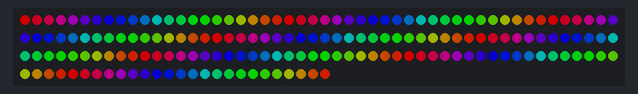
Bench run of a sketch on a simulated ATtiny85, built with avr-gcc and run on an emulated ATtiny85. Shown: 176 RGB LEDs in strip order, left to right, continuing on the next row. Dim RGB values are drawn brighter than linear.

Above: at 0.2 s.
At 3.03 s:
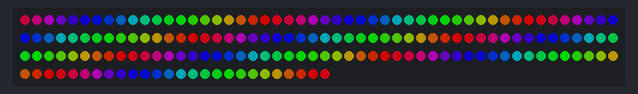
At 10.05 s:
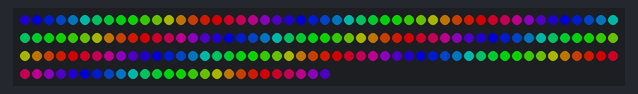
At 20.0 s:
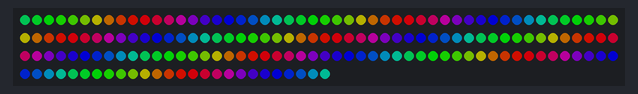
At 29.94 s:
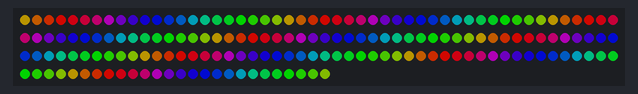
At 39.89 s:
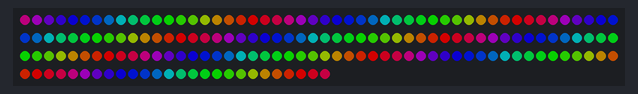

The sketch:

tube-teensylc.ino
```cpp
#include "LPD8806.h"
#include "SPI.h" // Comment out this line if using Trinket or Gemma
#ifdef __AVR__
  #include <avr/power.h>
#endif

#include <stdint.h>

typedef uint8_t byte;

// Example to control LPD8806-based RGB LED Modules in a strip

/*****************************************************************************/

// Number of RGB LEDs in strand:
#define nLEDS 22
#define nSTRIPS 8
#define kSwapBlueGreen true
#define kStripScale 0.5


// Chose 2 pins for output; can be any valid output pins:
int dataPin  = 11;
int clockPin = 13;


class ColorTuple {
public:
  ColorTuple(byte red, byte green, byte blue):
    red_(red), green_(green), blue_(blue) {
  };
  ColorTuple(): ColorTuple(0, 0, 0) {};

  byte red_;
  byte green_;
  byte blue_;
};

class Color {
public:
  Color():
    red_(0), green_(0), blue_(0) {
  };

  Color(ColorTuple tuple):
    Color(tuple.red_, tuple.green_, tuple.blue_) {};

  Color(byte red, byte green, byte blue):
    red_(red),
    green_(green),
    blue_(blue) {  };

  byte GetRed() {
    return red_;
  };
  byte GetGreen() {
    return green_;
  };
  byte GetBlue() {
    return blue_;
  };

private:

  byte red_;
  byte green_;
  byte blue_;
};


class Strip {
public:
  Strip(byte size):
    size_(size) {};

  byte numPixels() {
    return size_;
  };

  void setPixelColor(const byte& pixel, const class Color& color) {
    pixels_[pixel] = color;
  };

  virtual void begin() = 0;
  virtual void show() = 0;

protected:
  byte size_;
  class Color pixels_[nLEDS];

};

class ArduinoStrip: public Strip {
public:
  ArduinoStrip(byte size):
    Strip(size) {
    strip_ = LPD8806(nLEDS * nSTRIPS, dataPin, clockPin);

  };

  virtual void begin() {
    strip_.begin();
  };

  virtual void show() {
    for (unsigned int i = 0; i < size_; i++) {
      SetPixelColor(i);
    }
    strip_.show();
  };

private:
  void SetPixelColor(short pixel) {
    for (int i = 0; i < nSTRIPS; i++) {
      byte red = pixels_[pixel].GetRed() * kStripScale;
      byte blue = pixels_[pixel].GetBlue() * kStripScale;
      byte green = pixels_[pixel].GetGreen() * kStripScale;

      if (kSwapBlueGreen) {
        strip_.setPixelColor(pixel + (nLEDS * i),
                             strip_.Color(red, blue, green));
      } else {
        strip_.setPixelColor(pixel + (nLEDS * i),
                             strip_.Color(red, green, blue));
      }
    }
  };

  // First parameter is the number of LEDs in the strand.  The LED strips
  // are 32 LEDs per meter but you can extend or cut the strip.  Next two
  // parameters are SPI data and clock pins:
  LPD8806 strip_;

};

Strip *mystrip = NULL;

// Variables will change:
unsigned long previousMillis = 0;        // will store last time LED was updated

// the follow variables is a long because the time, measured in miliseconds,
// will quickly become a bigger number than can be stored in an int.
long interval = 1000;           // interval at which to blink (milliseconds)

long min_interval = 50;
long max_interval = 1000;
bool interval_decreasing = true;
long interval_factor = 2;

// State for the strip:
unsigned long strip_interval = 3; // Time between LED activations.
unsigned long strip_last_change_millis = 0;
uint32_t pixel = 0; // Pixel to act on.

Color color(0, 0, 0); // Active color.
uint32_t target_color = 0;

byte last_r, last_g, last_b = 0;
byte current_r, current_g, current_b = 0;
byte target_r, target_g, target_b = 0;
byte step_r, step_g, step_b = 0;

Strip* CreateStrip(byte num_leds) {
  return new ArduinoStrip(num_leds);
}

void setup() {
#if defined(__AVR_ATtiny85__) && (F_CPU == 16000000L)
  clock_prescale_set(clock_div_1); // Enable 16 MHz on Trinket
#endif

  mystrip = CreateStrip(nLEDS);

  // Start up the LED strip
  mystrip->begin();

  // Update the strip, to start they are all 'off'
  mystrip->show();

  pixel = 0;
}

#ifndef ARDUINO
long millis() {
  static long now = 0;
  long ret = now;
  now += strip_interval;
  return ret;
}
#endif

uint32_t iterations = 0;

//Input a value 0 to 384 to get a color value.
//The colours are a transition r - g -b - back to r

Color Wheel(uint16_t WheelPos)
{
  byte r, g, b;
  switch(WheelPos / 128)
  {
    case 0:
      r = 127 - WheelPos % 128;   //Red down
      g = WheelPos % 128;      // Green up
      b = 0;                  //blue off
      break;
    case 1:
      g = 127 - WheelPos % 128;  //green down
      b = WheelPos % 128;      //blue up
      r = 0;                  //red off
      break;
    case 2:
      b = 127 - WheelPos % 128;  //blue down
      r = WheelPos % 128;      //red up
      g = 0;                  //green off
      break;
  }
  return(Color(ColorTuple(r,g,b)));
}

// Slightly different, this one makes the rainbow wheel equally distributed
// along the chain
void rainbowCycle() {
  uint16_t i, j;
  for (j=0; j < 384; j++) {     // 5 cycles of all 384 colors in the wheel

    for (i=0; i < mystrip->numPixels(); i++) {
      // tricky math! we use each pixel as a fraction of the full 384-color wheel
      // (thats the i / strip.numPixels() part)
      // Then add in j which makes the colors go around per pixel
      // the % 384 is to make the wheel cycle around
      mystrip->setPixelColor(i, Wheel( ((i * 384 / mystrip->numPixels()) + j) % 384) );
    }
    mystrip->show();   // write all the pixels out

    delay(1);
  }
}

Color RedYellowWheel(uint16_t WheelPos) {
  byte r, g, b;
  switch(WheelPos / 64)
  {
    case 0:
      r = 127 - WheelPos % 64;   //Red down
      g = (WheelPos % 64) / 3;      // Green up
      b = 0;                  //blue off
      break;
    case 1:
      g = (64 - WheelPos % 64) / 3;  //green down
      r = 64 + WheelPos % 64;      //red up
      b = 0;                  //blue off
      break;
  }
  return(Color(ColorTuple(r,g,b)));
}

void redYellowCycle() {
  uint16_t i, j;

  for (j=0; j < 128; j++) {
    for (i=0; i < mystrip->numPixels(); i++) {
      mystrip->setPixelColor(i, RedYellowWheel(((i * 128 / mystrip->numPixels()) + j) % 128));
    }
    mystrip->show();

    delay(4);
  }
}

Color BlueWheel(uint16_t WheelPos) {
  byte r, g, b;
  switch(WheelPos / 64)
  {
    case 0:
      b = 96 - WheelPos % 64;   //blue down
      r = (WheelPos % 64) / 2;      // red up
      g = 0;                  //blue off
      break;
    case 1:
      r = (64 - WheelPos % 64) / 2;  //red down
      b = 32 + WheelPos % 64;      //blue up
      g = 0;                  //green off
      break;
  }
  return(Color(ColorTuple(r,g,b)));
}

void blueCycle() {
  uint16_t i, j;

  for (j=0; j < 128; j++) {
    for (i=0; i < mystrip->numPixels(); i++) {
      mystrip->setPixelColor(i, BlueWheel(((i * 128 / mystrip->numPixels()) + j) % 128));
    }
    mystrip->show();

    delay(4);
  }
}


void loop() {
  switch((iterations / 30) % 3) {
  case 0:
    rainbowCycle();
    break;
  case 1:
    // Runs in 1/3rd the time, so run it 3 times.
    redYellowCycle();
    redYellowCycle();
    redYellowCycle();
    break;
  case 2:
    // Runs in 1/3rd the time, so run it 3 times.
    blueCycle();
    blueCycle();
    blueCycle();
    break;
  }

  iterations++;
}
```
